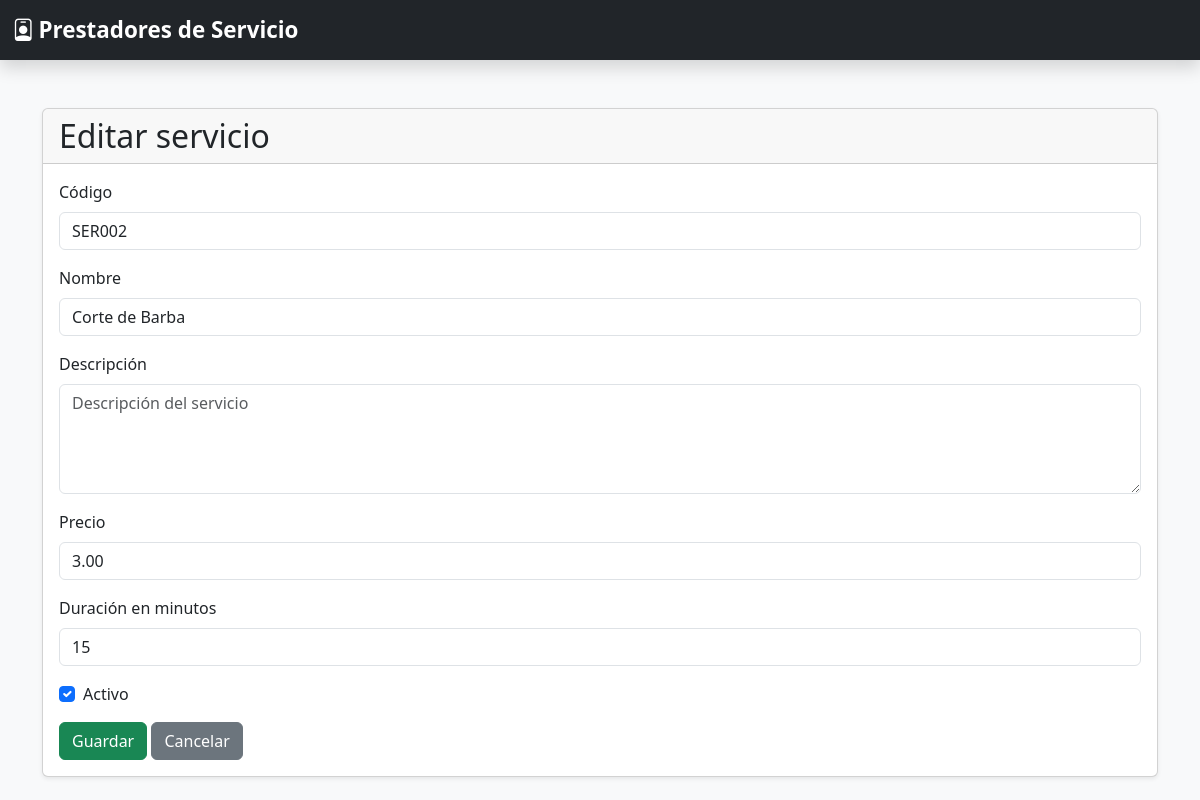
Page /servicios/editar/2/ on the committed database.
### servicios/models.py (models this page shows, shortened)
class Servicio(models.Model):
    codigo = models.CharField(
        max_length=10,
        unique=True,
        verbose_name="Código"
    )
    nombre = models.CharField(
        max_length=100,
        verbose_name="Nombre del servicio"
    )
    descripcion = models.TextField(
        blank=True,
        verbose_name="Descripción"
    )
    precio = models.DecimalField(
        max_digits=10,
        decimal_places=2
    )
    duracion = models.PositiveIntegerField(
        verbose_name="Duración (minutos)"
    )
    activo = models.BooleanField(default=True)
    class Meta:
        ordering = ["nombre"]
        verbose_name = "Servicio"
        verbose_name_plural = "Servicios"

### servicios/views.py (the view)
# urls.py: path("editar/<int:pk>/", views.editar_servicio, name="editar"),
def editar_servicio(request, pk):
    servicio = get_object_or_404(Servicio, pk=pk)
    if request.method == "POST":
        form = ServicioForm(
            request.POST,
            instance=servicio,
        )
        if form.is_valid():
            form.save()
            messages.success(
                request,
                "El servicio fue actualizado correctamente.",
            )
            return redirect("servicios:lista")
    else:
        form = ServicioForm(instance=servicio)
    contexto = {
        "form": form,
        "servicio": servicio,
        "titulo": "Editar servicio",
    }
    return render(
        request,
        "servicios/formulario.html",
        contexto,
    )

### servicios/templates/servicios/formulario.html (shortened to what this page needs)
{% extends "base.html" %}
{% block content %}
<div class="container mt-4">
    <div class="card shadow-sm">
        <div class="card-header">
            <h2 class="mb-0">{{ titulo }}</h2>
        </div>
        <div class="card-body">
            <form method="post">
                <div class="mb-3">
                    <label class="form-label">
                        Código
                    </label>
                    {{ form.codigo }}
                </div>
                <div class="mb-3">
                    <label class="form-label">
                        Nombre
                    </label>
                    {{ form.nombre }}
                </div>
                <div class="mb-3">
                    <label class="form-label">
                        Descripción
                    </label>
                    {{ form.descripcion }}
                </div>
                <div class="mb-3">
                    <label class="form-label">
                        Precio
                    </label>
                    {{ form.precio }}
                </div>
                <div class="mb-3">
                    <label class="form-label">
                        Duración en minutos
                    </label>
                    {{ form.duracion }}
                </div>
                <div class="form-check mb-3">
                    {{ form.activo }}
                    <label class="form-check-label">
                        Activo
                    </label>
                </div>
                <button type="submit" class="btn btn-success">
                    Guardar
                </button>
                <a href="{% url 'servicios:lista' %}" class="btn btn-secondary">
                    Cancelar
                </a>
            </form>
        </div>
    </div>
</div>
{% endblock %}

### templates/static/css/style.css (style rules this page uses)
body { font-family: "Segoe UI", sans-serif; }

### rows in the picture
Servicio: codigo "SER002", nombre "Corte de Barba", precio "3.00", duracion "15", activo "☑"

### other values in the picture
{{ titulo }} "Editar servicio"
